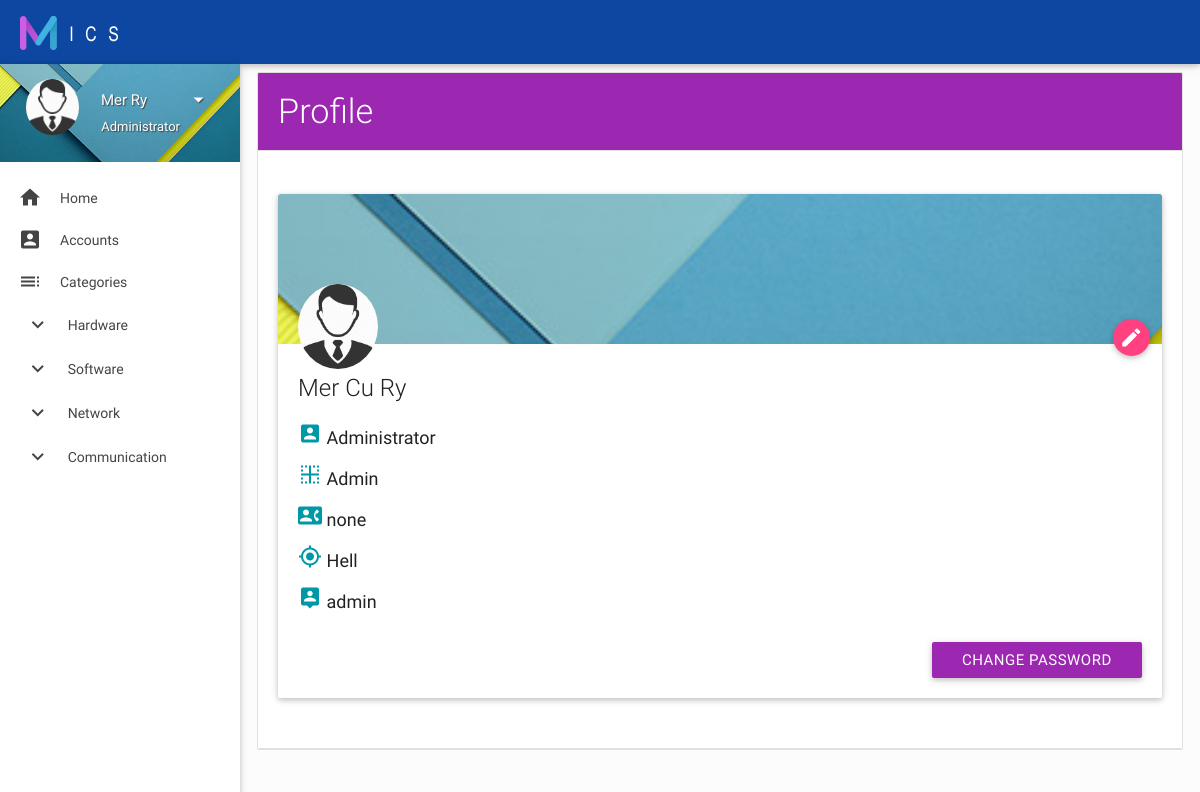
/profile.php (signed in), run on an earlier commit of the app's database.
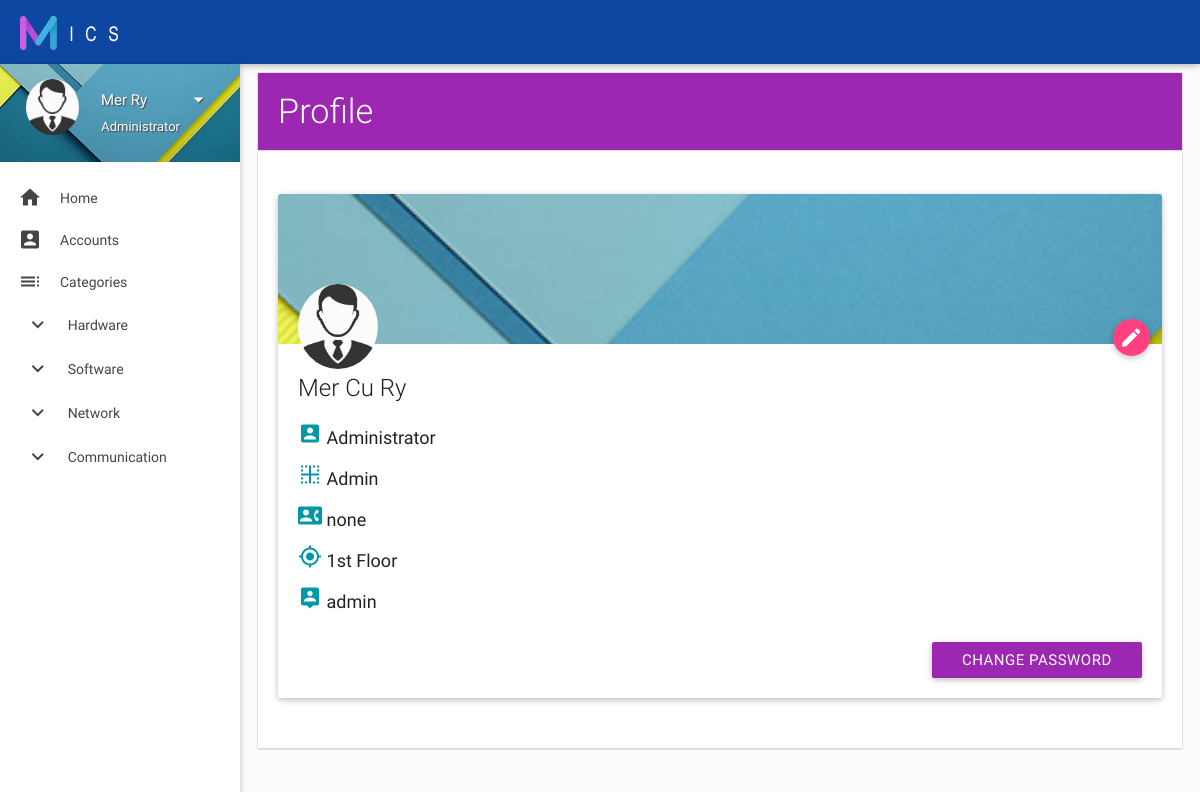
And on a later commit of the database.
### tables this page shows
CREATE TABLE `addaccounttable` (
  `AddAccountId` int(6) NOT NULL AUTO_INCREMENT,
  `FirstName` varchar(60) DEFAULT NULL,
  `MiddleName` varchar(60) DEFAULT NULL,
  `LastName` varchar(60) DEFAULT NULL,
  `Division` varchar(60) DEFAULT NULL,
  `ContactNumber` varchar(11) DEFAULT NULL,
  `OfficeLocation` varchar(60) DEFAULT NULL,
  `Username` varchar(60) DEFAULT NULL,
  `Password` varchar(60) DEFAULT '12345678',
  `userlevel` int(1) DEFAULT NULL,
  `active` int(1) DEFAULT NULL,
  `dateofdeactivate` datetime DEFAULT NULL,
  PRIMARY KEY (`AddAccountId`)
);

CREATE TABLE `categorytable` (
  `CategoryId` int(6) NOT NULL AUTO_INCREMENT,
  `NameOfCategory` varchar(60) DEFAULT NULL,
  `acivate` int(1) DEFAULT NULL,
  `dateofdisactivate` datetime DEFAULT NULL,
  PRIMARY KEY (`CategoryId`)
);

### side-menu.php (the view, shortened to what this page needs)
<aside id="left-sidebar-nav">
    <ul id="slide-out" class="side-nav fixed leftside-navigation">
        <li class="user-details cyan darken-2">
            <div class="row">
                <div class="col col s4 m4 l4">
                    <img src="images/avatar.jpg" alt="" class="circle responsive-img valign profile-image">
                </div>
                <div class="col col s8 m8 l8">
                    <a class="btn-flat dropdown-button waves-effect waves-light white-text profile-btn" href="#" data-activates="profile-dropdown"><?php echo $getUserRes['FirstName']." ".$getUserRes['LastName'] ?><i class="mdi-navigation-arrow-drop-down right"></i></a>
                    <p class="user-roal"><?php if($getUserRes['userlevel'] == 1){echo "Administrator";}else{echo "Technician";} ?></p>
                </div>
            </div>
        </li>
        <li class="bold"><a href="main.php" class="waves-effect waves-cyan"><i class="mdi-action-home"></i> Home</a>
        </li>
        <?php if ($_SESSION["userlevel"] == 1) { ?>
        <li class="bold"><a href="add-edit-delete-accounts.php" class="waves-effect waves-cyan"><i class="mdi-action-account-box"></i> Accounts</a>
        </li>
        <li class="bold"><a href="add-edit-delete-category.php" class="waves-effect waves-cyan"><i class="mdi-action-toc"></i> Categories</a>
        </li>
        <?php } ?>
        <?php
         $qry = mysqli_query($connection,"select * from categorytable where acivate = 1 group by CategoryId");
        while ($result = mysqli_fetch_assoc($qry)) { ?>
        <li class="no-padding">
            <ul class="collapsible collapsible-accordion">
                <li class="bold"><a  style="padding-left: 0.6cm;" class="collapsible-header waves-effect waves-cyan"><i class="mdi-navigation-expand-more"></i> <?php echo $result['NameOfCategory'] ?></a>
                </li>
            </ul>
        </li>
        <?php } ?>
    </ul>
</aside>

### profile.php (shortened to what this page needs)
<?php
include('connection.php');
$getUserQry = mysqli_query($connection, "select * from addaccounttable where AddAccountId = '" . $_SESSION["AddAccountId"] . "'");
$getUserRes = mysqli_fetch_assoc($getUserQry);
 ?>
<!DOCTYPE html>
<html lang="en">
<?php include('head.php'); ?>
    <div id="main">
        <div class="wrapper">
            <?php include('side-menu.php'); ?>
            <section id="content">
                <div class="container">
                    <div id="card-widgets">
                        <div class="row">
                            <div class="col s12 m12 20">
                                <ul id="task-card" class="collection with-header">
                                    <li class="collection-header purple">
                                        <h4 class="task-card-title">Profile</h4>
                                    </li>
                                      <li class="collection-header">
                                        <div id="basic-form" class="section">
              <div class="row">
                        <div class="col s12 m12 20">
                                <div id="profile-card" class="card">
                                    <div class="card-image waves-effect waves-block waves-light">
                                        <img class="activator" src="images/user-bg.jpg" alt="user background">
                                    </div>
                                    <div class="card-content" class="cyan-text">
                                        <img src="images/avatar.jpg" alt="" class="circle responsive-img activator card-profile-image">
                                        <a href="edit-account.php?AddAccountId=<?php echo $getUserRes['AddAccountId']; ?>&from=profile" class="btn tooltipped    btn-floating activator btn-move-up waves-effect waves-light darken-2 right" data-position="top" data-delay="50" data-tooltip="Edit Profile">
                                            <i class="mdi-editor-mode-edit"></i>
                                        </a>
                                        <span class="card-title activator grey-text text-darken-4"> <?php echo $getUserRes['FirstName']. " " . $getUserRes['MiddleName'] . " " . $getUserRes['LastName']; ?></span>
                                        <p><i class="mdi-action-account-box cyan-text text-darken-2"></i> <?php if ($getUserRes['userlevel'] == 1) {
                                            echo "Administrator";
                                             }
                                            else
                                            {
                                                echo "Technician";
                                            }
                                         ?></p>
                                        <p><i class="mdi-editor-border-inner cyan-text text-darken-2"></i> <?php echo $getUserRes['Division'] ?></p>
                                        <p><i class="mdi-communication-quick-contacts-dialer cyan-text text-darken-2"></i> <?php echo $getUserRes['ContactNumber'] ?></p>
                                        <p><i class="mdi-maps-my-location cyan-text text-darken-2"></i> <?php echo $getUserRes['OfficeLocation'] ?></p>
                                        <p><i class="mdi-maps-location-history cyan-text text-darken-2"></i> <?php echo $getUserRes['Username'] ?></p>
                                        <div class="row">
                            <div class="input-field col s12">
                                <div style="text-align: right;">
                                   <a href="change-password.php?AddAccountId=<?php echo $getUserRes['AddAccountId']; ?>&from=profile"><button type="button" class="btn waves-effect waves-light purple">Change password</button></a>
                                </div>
                            </div>
                          </div>
                                    </div>
                                </div>
                            </div>
                </div>
                                      </li>
                                </ul>
                            </div>
                        </div>
                    </div>
                </div>
            </section>
        </div>
    </div>
</body>
</html>

### head.php (shortened to what this page needs)
<head>
    <link href="css/materialize.css" type="text/css" rel="stylesheet" media="screen,projection">
    <link href="css/style.css" type="text/css" rel="stylesheet" media="screen,projection">
    <link href="js/plugins/perfect-scrollbar/perfect-scrollbar.css" type="text/css" rel="stylesheet" media="screen,projection">
    <link href="js/plugins/jvectormap/jquery-jvectormap.css" type="text/css" rel="stylesheet" media="screen,projection">
    <link href="js/plugins/chartist-js/chartist.min.css" type="text/css" rel="stylesheet" media="screen,projection">
</head>
<body>
    <header id="header" class="page-topbar">
        <div class="navbar-fixed">
            <nav class="blue darken-4">
                <div class="nav-wrapper">
                    <h1 class="logo-wrapper"><a href="main.php" class="brand-logo darken-1"><img src="images/materialize-logo.png" alt="materialize logo"></a> <span class="logo-text">MICS</span></h1>
                </div>
            </nav>
        </div>
    </header>

### mics/css/style.css (style rules this page uses)
body { background-color: #fcfcfc; }
#main, footer { padding-left: 240px; }
.container { padding: 0 0.5rem; margin: 0 auto; max-width: 100% !important; width: 98%; }
#content .container .row { margin-bottom: 0; }
@media only screen and (min-width: 601px) { .container { width: 98%; } }
@media only screen and (min-width: 993px) { .container { width: 98%; } }
h1.logo-wrapper { margin: 0px 0px; }
header .brand-logo { margin: 5px 0px; padding: 0 20px; }
ul.side-nav.fixed { top: 64px; }
.side-nav a { line-height: 42px; height: 42px; }
#left-sidebar-nav { position: fixed; width: 100px; left: 180px; z-index: 999; height: auto; }
#slide-out li a i { line-height: inherit; width: 2rem; font-size: 1.6rem; display: block; float: left; text-align: center; margin-right: 1rem; }
ul.side-nav li { padding: 0; }
ul.side-nav .collapsible-header { margin: 0; }
ul.side-nav.fixed { overflow: hidden; }
ul.side-nav.fixed li { line-height: 44px; }
ul.side-nav.fixed li a { font-size: 14px; font-weight: 400; }
ul.side-nav.fixed ul.collapsible-accordion { background-color: #FFF; }
ul.side-nav.fixed li.user-details { background: url(../images/user-bg.jpg) no-repeat center center; -webkit-background-size: cover; -moz-background-size: cover; -o-background-size: cover; background-size: cover; margin-bottom: 15px; padding: 15px 0px 0px 15px; }
.user-details .row { margin: 0; }
ul.side-nav.fixed .profile-btn { margin: 0; text-transform: capitalize; padding: 0; text-shadow: 1px 1px 1px #444; font-size: 15px; }
.user-roal { color: #fff; margin-top: -16px; font-size: 13px; text-shadow: 1px 1px 1px #444; }
.bold > a { font-weight: bold; }
#task-card .task-card-title { margin: 0; color: #fff; font-weight: 300; }
#task-card .collection-header { padding: 20px; }
#profile-card .card-image { height: 150px; }
#profile-card .card-content p { font-size: 1.2rem; margin: 10px 0 12px 0; }
#profile-card .card-profile-image { width: 80px; position: absolute; top: 90px; z-index: 1; cursor: pointer; }
#profile-card .btn-move-up { position: relative; top: -45px; right: -18px; margin-right: 10px !important; }
.btn-move-up { position: relative; top: -28px; right: -18px; margin-right: 10px !important; }
.collapsible-header { font-weight: 500; }

What changed in the data, as far as the page shows it:
changed addaccounttable "Mer": OfficeLocation "Hell" → "1st Floor"
